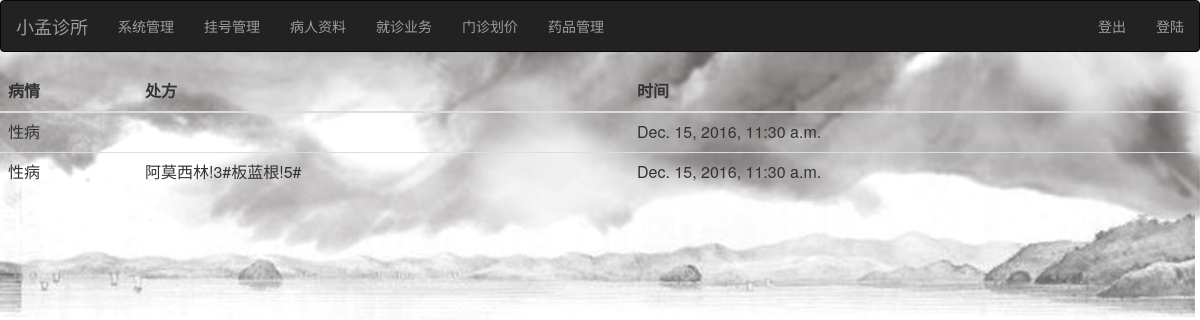
The app's page /doctor/diag_record/2/ with its own data.
### doctor/models.py (models this page shows, shortened)
class Diagnose(models.Model):
    register_num = models.IntegerField(default=0)
    prescription = models.TextField(default='')
    result = models.TextField(default='')
    time = models.DateTimeField(default=datetime.today())
    man = models.CharField(default='temp', max_length=10)
    p_number = models.IntegerField(default=0)

### doctor/views.py (the view)
# urls.py: url(r'^diag_record/([0-9]+)/$', views.diag_record, name='diag_record'),
def diag_record(request, p_num):
    d = Diagnose.objects.filter(p_number=p_num)
    r = []
    for each_diagnose in d:
        r.append((each_diagnose.result, each_diagnose.prescription, each_diagnose.time))
    return render(request, 'doctor/diag_record.html', {'record': r})

### doctor/templates/doctor/diag_record.html
{% extends 'polls/index.html' %}
{% block patient_form %}
  <table class="table">
    <thead>
      <tr>
        <th>病情</th>
        <th>处方</th>
        <th>时间</th>
      </tr>
    </thead>
    <tbody>
    {% for r in record %}
      <tr>
          <td>{{ r.0 }} </td>
          <td>{{ r.1 }}</td>
          <td>{{ r.2 }}</td>
      </tr>
    {% endfor %}
    </tbody>
  </table>
{% endblock %}

### records on screen
Diagnose: result "性病", time "Dec. 15, 2016, 11:30 a.m."
Diagnose: result "性病", prescription "阿莫西林!3#板蓝根!5#", time "Dec. 15, 2016, 11:30 a.m."
